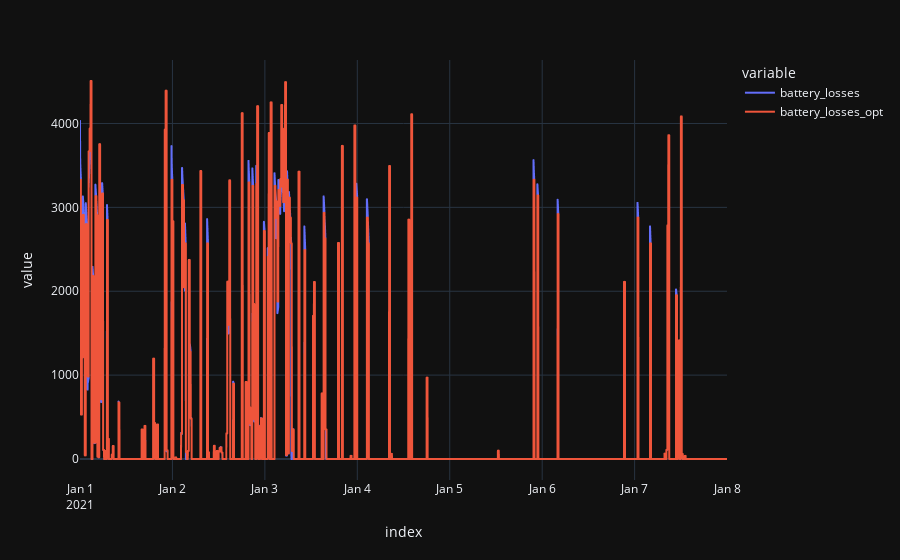

Notebook code for this chart:
### Code cell
df[["battery_losses", "battery_losses_opt"]].plot(template=template)

### Figure 1 — Plotly figure (JSON) as saved in the notebook; plotly's stock layout.template omitted (floating-point values rounded to 4 significant figures; data arrays with more than 128 entries replaced by an {"elided": "..."} marker saying what was removed)
{"data": [{"hovertemplate": "variable=battery_losses<br>index=%{x}<br>value=%{y}<extra></extra>", "legendgroup": "battery_losses", "line": {"color": "#636efa", "dash": "solid"}, "marker": {"symbol": "circle"}, "mode": "lines", "name": "battery_losses", "showlegend": true, "type": "scattergl", "x": {"elided": "10080 str values"}, "xaxis": "x", "y": {"elided": "10080 float values"}, "yaxis": "y"}, {"hovertemplate": "variable=battery_losses_opt<br>index=%{x}<br>value=%{y}<extra></extra>", "legendgroup": "battery_losses_opt", "line": {"color": "#EF553B", "dash": "solid"}, "marker": {"symbol": "circle"}, "mode": "lines", "name": "battery_losses_opt", "showlegend": true, "type": "scattergl", "x": {"elided": "10080 str values"}, "xaxis": "x", "y": {"elided": "10080 float values"}, "yaxis": "y"}], "layout": {"legend": {"title": {"text": "variable"}, "tracegroupgap": 0}, "margin": {"t": 60}, "xaxis": {"anchor": "y", "domain": [0, 1], "title": {"text": "index"}}, "yaxis": {"anchor": "x", "domain": [0, 1], "title": {"text": "value"}}}}
